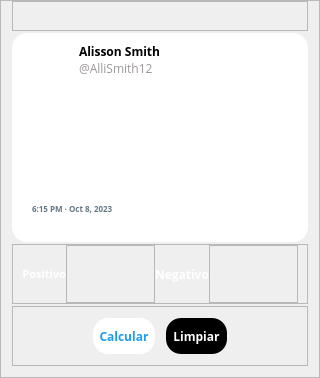
              <widget class="QFrame" name="frame_5">
               <property name="frameShape">
                <enum>QFrame::StyledPanel</enum>
               </property>
               <property name="frameShadow">
                <enum>QFrame::Raised</enum>
               </property>
               <layout class="QVBoxLayout" name="verticalLayout" stretch="1,7,2,2">
                <property name="spacing">
                 <number>2</number>
                </property>
                <property name="leftMargin">
                 <number>11</number>
                </property>
                <property name="topMargin">
                 <number>0</number>
                </property>
                <item>
                 <widget class="QFrame" name="frame_19">
                  <property name="frameShape">
                   <enum>QFrame::StyledPanel</enum>
                  </property>
                  <property name="frameShadow">
                   <enum>QFrame::Raised</enum>
                  </property>
                  <layout class="QHBoxLayout" name="horizontalLayout_9">
                   <property name="leftMargin">
                    <number>0</number>
                   </property>
                   <property name="topMargin">
                    <number>4</number>
                   </property>
                   <property name="bottomMargin">
                    <number>4</number>
                   </property>
                   <item>
                    <widget class="QLabel" name="volver">
                     <property name="text">
                      <string>&lt;html&gt;&lt;head/&gt;&lt;body&gt;&lt;p&gt;&lt;img src=&quot;:/Primero/retroceder.png&quot;/&gt;&lt;/p&gt;&lt;/body&gt;&lt;/html&gt;</string>
                     </property>
                    </widget>
                   </item>
                  </layout>
                 </widget>
                </item>
                <item>
                 <widget class="QFrame" name="frame_16">
                  <property name="styleSheet">
                   <string notr="true">background-color: rgb(255, 255, 255);
border-radius: 15px;
</string>
                  </property>
                  <property name="frameShape">
                   <enum>QFrame::StyledPanel</enum>
                  </property>
                  <property name="frameShadow">
                   <enum>QFrame::Raised</enum>
                  </property>
                  <layout class="QVBoxLayout" name="verticalLayout_2" stretch="1,8,1,1">
                   <property name="spacing">
                    <number>0</number>
                   </property>
                   <property name="leftMargin">
                    <number>20</number>
                   </property>
                   <property name="topMargin">
                    <number>10</number>
                   </property>
                   <property name="rightMargin">
                    <number>20</number>
                   </property>
                   <property name="bottomMargin">
                    <number>10</number>
                   </property>
                   <item>
                    <widget class="QFrame" name="frame_23">
                     <property name="frameShape">
                      <enum>QFrame::StyledPanel</enum>
                     </property>
                     <property name="frameShadow">
                      <enum>QFrame::Raised</enum>
                     </property>
                     <layout class="QHBoxLayout" name="horizontalLayout_11" stretch="1,4,1">
                      <property name="leftMargin">
                       <number>0</number>
                      </property>
                      <property name="topMargin">
                       <number>0</number>
                      </property>
                      <property name="rightMargin">
                       <number>0</number>
                      </property>
                      <property name="bottomMargin">
                       <number>0</number>
                      </property>
                      <item>
                       <widget class="QFrame" name="frame_42">
                        <property name="sizePolicy">
                         <sizepolicy hsizetype="Minimum" vsizetype="Minimum">
                          <horstretch>0</horstretch>
                          <verstretch>0</verstretch>
                         </sizepolicy>
                        </property>
                        <property name="frameShape">
                         <enum>QFrame::StyledPanel</enum>
                        </property>
                        <property name="frameShadow">
                         <enum>QFrame::Raised</enum>
                        </property>
                        <layout class="QHBoxLayout" name="horizontalLayout_15">
                         <property name="spacing">
                          <number>0</number>
                         </property>
                         <property name="leftMargin">
                          <number>0</number>
                         </property>
                         <property name="topMargin">
                          <number>0</number>
                         </property>
                         <property name="rightMargin">
                          <number>0</number>
                         </property>
                         <property name="bottomMargin">
                          <number>0</number>
                         </property>
                         <item>
                          <widget class="QLabel" name="label_17">
                           <property name="text">
                            <string>&lt;html&gt;&lt;head/&gt;&lt;body&gt;&lt;p&gt;&lt;img src=&quot;:/Primero/logo_cara.png&quot;/&gt;&lt;/p&gt;&lt;/body&gt;&lt;/html&gt;</string>
                           </property>
                           <property name="alignment">
                            <set>Qt::AlignCenter</set>
                           </property>
                          </widget>
                         </item>
                        </layout>
                       </widget>
                      </item>
                      <item>
                       <widget class="QFrame" name="frame_43">
                        <property name="frameShape">
                         <enum>QFrame::StyledPanel</enum>
                        </property>
                        <property name="frameShadow">
                         <enum>QFrame::Raised</enum>
                        </property>
                        <layout class="QVBoxLayout" name="verticalLayout_11" stretch="1,1">
                         <property name="spacing">
                          <number>0</number>
                         </property>
                         <property name="leftMargin">
                          <number>0</number>
                         </property>
                         <property name="topMargin">
                          <number>0</number>
                         </property>
                         <property name="rightMargin">
                          <number>0</number>
                         </property>
                         <property name="bottomMargin">
                          <number>0</number>
                         </property>
                         <item>
                          <widget class="QFrame" name="frame_45">
                           <property name="frameShape">
                            <enum>QFrame::StyledPanel</enum>
                           </property>
                           <property name="frameShadow">
                            <enum>QFrame::Raised</enum>
                           </property>
                           <layout class="QHBoxLayout" name="horizontalLayout_14">
                            <property name="spacing">
                             <number>12</number>
                            </property>
                            <property name="leftMargin">
                             <number>0</number>
                            </property>
                            <property name="topMargin">
                             <number>0</number>
                            </property>
                            <property name="rightMargin">
                             <number>0</number>
                            </property>
                            <property name="bottomMargin">
                             <number>0</number>
                            </property>
                            <item>
                             <widget class="QLabel" name="label_16">
                              <property name="sizePolicy">
                               <sizepolicy hsizetype="Maximum" vsizetype="Preferred">
                                <horstretch>0</horstretch>
                                <verstretch>0</verstretch>
                               </sizepolicy>
                              </property>
                              <property name="font">
                               <font>
                                <family>Open Sans</family>
                                <weight>75</weight>
                                <bold>true</bold>
                               </font>
                              </property>
                              <property name="text">
                               <string>Alisson Smith</string>
                              </property>
                             </widget>
                            </item>
                            <item>
                             <widget class="QLabel" name="label_14">
                              <property name="text">
                               <string>&lt;html&gt;&lt;head/&gt;&lt;body&gt;&lt;p&gt;&lt;img src=&quot;:/Primero/check.png&quot;/&gt;&lt;/p&gt;&lt;/body&gt;&lt;/html&gt;</string>
                              </property>
                             </widget>
                            </item>
                           </layout>
                          </widget>
                         </item>
                         <item>
                          <widget class="QLabel" name="label_15">
                           <property name="font">
                            <font>
                             <family>Open Sans</family>
                            </font>
                           </property>
                           <property name="styleSheet">
                            <string notr="true">color: rgb(155, 151, 151);</string>
                           </property>
                           <property name="text">
                            <string>@AlliSmith12</string>
                           </property>
                          </widget>
                         </item>
                        </layout>
                       </widget>
                      </item>
                      <item>
                       <widget class="QFrame" name="frame_44">
                        <property name="sizePolicy">
                         <sizepolicy hsizetype="Ignored" vsizetype="Fixed">
                          <horstretch>0</horstretch>
                          <verstretch>0</verstretch>
                         </sizepolicy>
                        </property>
                        <property name="frameShape">
                         <enum>QFrame::StyledPanel</enum>
                        </property>
                        <property name="frameShadow">
                         <enum>QFrame::Raised</enum>
                        </property>
                        <layout class="QHBoxLayout" name="horizontalLayout_16">
                         <property name="leftMargin">
                          <number>2</number>
                         </property>
                         <property name="topMargin">
                          <number>2</number>
                         </property>
                         <property name="rightMargin">
                          <number>2</number>
                         </property>
                         <property name="bottomMargin">
                          <number>2</number>
                         </property>
                         <item>
                          <widget class="QLabel" name="label_18">
                           <property name="text">
                            <string>&lt;html&gt;&lt;head/&gt;&lt;body&gt;&lt;p&gt;&lt;img src=&quot;:/Primero/pajarito.png&quot;/&gt;&lt;/p&gt;&lt;/body&gt;&lt;/html&gt;</string>
                           </property>
                           <property name="alignment">
                            <set>Qt::AlignCenter</set>
                           </property>
                          </widget>
                         </item>
                        </layout>
                       </widget>
                      </item>
                     </layout>
                    </widget>
                   </item>
                   <item>
                    <widget class="QFrame" name="frame_24">
                     <property name="frameShape">
                      <enum>QFrame::StyledPanel</enum>
                     </property>
                     <property name="frameShadow">
                      <enum>QFrame::Raised</enum>
                     </property>
                     <layout class="QHBoxLayout" name="horizontalLayout_31">
                      <property name="spacing">
                       <number>0</number>
                      </property>
                      <property name="leftMargin">
                       <number>0</number>
                      </property>
                      <property name="topMargin">
                       <number>0</number>
                      </property>
                      <property name="rightMargin">
                       <number>0</number>
                      </property>
                      <property name="bottomMargin">
                       <number>0</number>
                      </property>
                      <item>
                       <widget class="QPlainTextEdit" name="editor"/>
                      </item>
                     </layout>
                    </widget>
                   </item>
                   <item>
                    <widget class="QLabel" name="label_9">
                     <property name="font">
                      <font>
                       <family>Open Sans</family>
                       <pointsize>6</pointsize>
                       <weight>75</weight>
                       <bold>true</bold>
                      </font>
                     </property>
                     <property name="styleSheet">
                      <string notr="true">color: rgb(99, 120, 133);</string>
                     </property>
                     <property name="text">
                      <string>6:15 PM · Oct 8, 2023</string>
                     </property>
                    </widget>
                   </item>
                   <item>
                    <widget class="QFrame" name="frame_26">
                     <property name="frameShape">
                      <enum>QFrame::StyledPanel</enum>
                     </property>
                     <property name="frameShadow">
                      <enum>QFrame::Raised</enum>
                     </property>
                     <layout class="QHBoxLayout" name="horizontalLayout_10">
                      <property name="spacing">
                       <number>0</number>
                      </property>
                      <property name="leftMargin">
                       <number>0</number>
                      </property>
                      <property name="topMargin">
                       <number>0</number>
                      </property>
                      <property name="rightMargin">
                       <number>0</number>
                      </property>
                      <property name="bottomMargin">
                       <number>0</number>
                      </property>
                      <item>
                       <widget class="QLabel" name="label_5">
                        <property name="sizePolicy">
                         <sizepolicy hsizetype="Preferred" vsizetype="Preferred">
                          <horstretch>0</horstretch>
                          <verstretch>0</verstretch>
                         </sizepolicy>
                        </property>
                        <property name="text">
                         <string>&lt;html&gt;&lt;head/&gt;&lt;body&gt;&lt;p&gt;&lt;img src=&quot;:/Primero/Mensaje.png&quot;/&gt;&lt;/p&gt;&lt;/body&gt;&lt;/html&gt;</string>
                        </property>
                       </widget>
                      </item>
                      <item>
                       <widget class="QLabel" name="label_6">
                        <property name="sizePolicy">
                         <sizepolicy hsizetype="Preferred" vsizetype="Preferred">
                          <horstretch>0</horstretch>
                          <verstretch>0</verstretch>
                         </sizepolicy>
                        </property>
                        <property name="text">
                         <string>&lt;html&gt;&lt;head/&gt;&lt;body&gt;&lt;p&gt;&lt;img src=&quot;:/Primero/cargar.png&quot;/&gt;&lt;/p&gt;&lt;/body&gt;&lt;/html&gt;</string>
                        </property>
                       </widget>
                      </item>
                      <item>
                       <widget class="QLabel" name="label_7">
                        <property name="sizePolicy">
                         <sizepolicy hsizetype="Preferred" vsizetype="Preferred">
                          <horstretch>0</horstretch>
                          <verstretch>0</verstretch>
                         </sizepolicy>
                        </property>
                        <property name="text">
                         <string>&lt;html&gt;&lt;head/&gt;&lt;body&gt;&lt;p&gt;&lt;img src=&quot;:/Primero/cora.png&quot;/&gt;&lt;/p&gt;&lt;/body&gt;&lt;/html&gt;</string>
                        </property>
                       </widget>
                      </item>
                      <item>
                       <widget class="QLabel" name="label_8">
                        <property name="sizePolicy">
                         <sizepolicy hsizetype="Preferred" vsizetype="Preferred">
                          <horstretch>0</horstretch>
                          <verstretch>0</verstretch>
                         </sizepolicy>
                        </property>
                        <property name="text">
                         <string>&lt;html&gt;&lt;head/&gt;&lt;body&gt;&lt;p&gt;&lt;img src=&quot;:/Primero/descargar.png&quot;/&gt;&lt;/p&gt;&lt;/body&gt;&lt;/html&gt;</string>
                        </property>
                       </widget>
                      </item>
                      <item>
                       <widget class="QFrame" name="frame_21">
                        <property name="frameShape">
                         <enum>QFrame::StyledPanel</enum>
                        </property>
                        <property name="frameShadow">
                         <enum>QFrame::Raised</enum>
                        </property>
                       </widget>
                      </item>
                     </layout>
                    </widget>
                   </item>
                  </layout>
                 </widget>
                </item>
                <item>
                 <widget class="QFrame" name="frame_17">
                  <property name="styleSheet">
                   <string notr="true"/>
                  </property>
                  <property name="frameShape">
                   <enum>QFrame::StyledPanel</enum>
                  </property>
                  <property name="frameShadow">
                   <enum>QFrame::Raised</enum>
                  </property>
                  <layout class="QHBoxLayout" name="horizontalLayout_8" stretch="1,2,1,2">
                   <property name="spacing">
                    <number>0</number>
                   </property>
                   <property name="topMargin">
                    <number>0</number>
                   </property>
                   <property name="bottomMargin">
                    <number>0</number>
                   </property>
                   <item>
                    <widget class="QLabel" name="label_2">
                     <property name="font">
                      <font>
                       <family>Open Sans</family>
                       <pointsize>8</pointsize>
                       <weight>75</weight>
                       <bold>true</bold>
                      </font>
                     </property>
                     <property name="styleSheet">
                      <string notr="true">color: rgb(255, 255, 255);</string>
                     </property>
                     <property name="text">
                      <string>Positivo</string>
                     </property>
                     <property name="alignment">
                      <set>Qt::AlignRight|Qt::AlignTrailing|Qt::AlignVCenter</set>
                     </property>
                    </widget>
                   </item>
                   <item>
                    <widget class="QFrame" name="positivo">
                     <property name="frameShape">
                      <enum>QFrame::StyledPanel</enum>
                     </property>
                     <property name="frameShadow">
                      <enum>QFrame::Raised</enum>
                     </property>
                     <layout class="QHBoxLayout" name="horizontalLayout_32" stretch="">
                      <property name="spacing">
                       <number>0</number>
                      </property>
                      <property name="leftMargin">
                       <number>0</number>
                      </property>
                      <property name="topMargin">
                       <number>0</number>
                      </property>
                      <property name="rightMargin">
                       <number>0</number>
                      </property>
                      <property name="bottomMargin">
                       <number>0</number>
                      </property>
                     </layout>
                    </widget>
                   </item>
                   <item>
                    <widget class="QLabel" name="label_3">
                     <property name="font">
                      <font>
                       <family>Open Sans</family>
                       <weight>75</weight>
                       <bold>true</bold>
                      </font>
                     </property>
                     <property name="styleSheet">
                      <string notr="true">color: rgb(255, 255, 255);</string>
                     </property>
                     <property name="text">
                      <string>Negativo</string>
                     </property>
                    </widget>
                   </item>
                   <item>
                    <widget class="QFrame" name="negativo">
                     <property name="frameShape">
                      <enum>QFrame::StyledPanel</enum>
                     </property>
                     <property name="frameShadow">
                      <enum>QFrame::Raised</enum>
                     </property>
                     <layout class="QHBoxLayout" name="horizontalLayout_33"/>
                    </widget>
                   </item>
                  </layout>
                 </widget>
                </item>
                <item>
                 <widget class="QFrame" name="frame_18">
                  <property name="font">
                   <font>
                    <family>Open Sans</family>
                    <pointsize>10</pointsize>
                    <weight>75</weight>
                    <bold>true</bold>
                   </font>
                  </property>
                  <property name="styleSheet">
                   <string notr="true"/>
                  </property>
                  <property name="frameShape">
                   <enum>QFrame::StyledPanel</enum>
                  </property>
                  <property name="frameShadow">
                   <enum>QFrame::Raised</enum>
                  </property>
                  <layout class="QHBoxLayout" name="Horitontal">
                   <property name="spacing">
                    <number>11</number>
                   </property>
                   <property name="leftMargin">
                    <number>80</number>
                   </property>
                   <property name="topMargin">
                    <number>11</number>
                   </property>
                   <property name="rightMargin">
                    <number>80</number>
                   </property>
                   <property name="bottomMargin">
                    <number>11</number>
                   </property>
                   <item>
                    <widget class="QPushButton" name="calcular">
                     <property name="sizePolicy">
                      <sizepolicy hsizetype="Minimum" vsizetype="Minimum">
                       <horstretch>0</horstretch>
                       <verstretch>0</verstretch>
                      </sizepolicy>
                     </property>
                     <property name="font">
                      <font>
                       <family>Open Sans</family>
                       <pointsize>9</pointsize>
                       <weight>75</weight>
                       <bold>true</bold>
                      </font>
                     </property>
                     <property name="styleSheet">
                      <string notr="true">QPushButton{
	color: #1B9DF0;
	background-color: rgb(255, 255, 255);
	border-radius: 15px;
}

QPushButton:hover{
	background-color:#F7FCFF;
	color: #1B9DF0;
}


</string>
                     </property>
                     <property name="text">
                      <string>Calcular</string>
                     </property>
                    </widget>
                   </item>
                   <item>
                    <widget class="QPushButton" name="limpiar">
                     <property name="sizePolicy">
                      <sizepolicy hsizetype="Minimum" vsizetype="Minimum">
                       <horstretch>0</horstretch>
                       <verstretch>0</verstretch>
                      </sizepolicy>
                     </property>
                     <property name="font">
                      <font>
                       <family>Open Sans</family>
                       <pointsize>9</pointsize>
                       <weight>75</weight>
                       <bold>true</bold>
                      </font>
                     </property>
                     <property name="styleSheet">
                      <string notr="true">QPushButton{
	background-color:rgb(0, 0, 0);
	color: rgb(255, 255, 255);
	border-radius: 15px;
}

QPushButton:hover{
background-color: #202020;
}





</string>
                     </property>
                     <property name="text">
                      <string>Limpiar</string>
                     </property>
                    </widget>
                   </item>
                  </layout>
                 </widget>
                </item>
               </layout>
              </widget>
